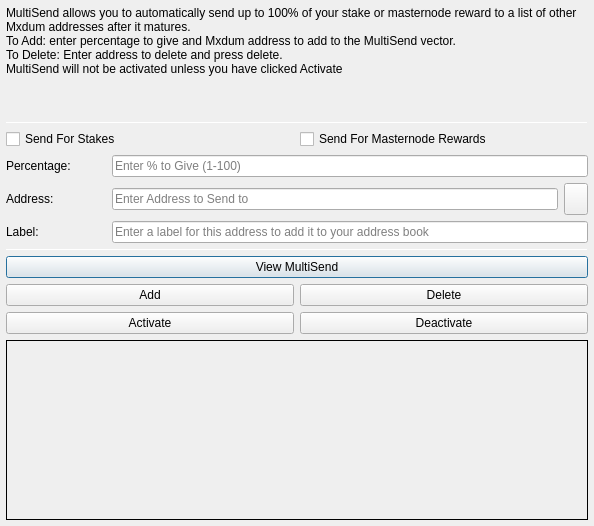
<?xml version="1.0" encoding="UTF-8"?>
<ui version="4.0">
 <class>MultiSendDialog</class>
 <widget class="QDialog" name="MultiSendDialog">
  <property name="windowModality">
   <enum>Qt::NonModal</enum>
  </property>
  <property name="geometry">
   <rect>
    <x>0</x>
    <y>0</y>
    <width>594</width>
    <height>526</height>
   </rect>
  </property>
  <property name="windowTitle">
   <string>MultiSend</string>
  </property>
  <layout class="QVBoxLayout" name="verticalLayout" stretch="0">
   <property name="leftMargin">
    <number>6</number>
   </property>
   <property name="topMargin">
    <number>6</number>
   </property>
   <property name="rightMargin">
    <number>6</number>
   </property>
   <property name="bottomMargin">
    <number>6</number>
   </property>
   <item>
    <layout class="QVBoxLayout" name="verticalLayout_Main" stretch="1,1,1,0,1,1,1">
     <item>
      <widget class="QLabel" name="label_2">
       <property name="lineWidth">
        <number>1</number>
       </property>
       <property name="text">
        <string>MultiSend allows you to automatically send up to 100% of your stake or masternode reward to a list of other Mxdum addresses after it matures.
To Add: enter percentage to give and Mxdum address to add to the MultiSend vector.
To Delete: Enter address to delete and press delete.
MultiSend will not be activated unless you have clicked Activate</string>
       </property>
       <property name="alignment">
        <set>Qt::AlignLeading|Qt::AlignLeft|Qt::AlignTop</set>
       </property>
       <property name="wordWrap">
        <bool>true</bool>
       </property>
      </widget>
     </item>
     <item>
      <widget class="Line" name="line">
       <property name="minimumSize">
        <size>
         <width>0</width>
         <height>1</height>
        </size>
       </property>
       <property name="maximumSize">
        <size>
         <width>16777215</width>
         <height>1</height>
        </size>
       </property>
       <property name="orientation">
        <enum>Qt::Horizontal</enum>
       </property>
      </widget>
     </item>
     <item>
      <layout class="QVBoxLayout" name="verticalLayout_Settings">
       <item>
        <layout class="QHBoxLayout" name="horizontalLayout">
         <item>
          <widget class="QCheckBox" name="multiSendStakeCheckBox">
           <property name="text">
            <string>Send For Stakes</string>
           </property>
          </widget>
         </item>
         <item>
          <widget class="QCheckBox" name="multiSendMasternodeCheckBox">
           <property name="text">
            <string>Send For Masternode Rewards</string>
           </property>
          </widget>
         </item>
        </layout>
       </item>
       <item>
        <layout class="QHBoxLayout" name="horizontalLayout_6">
         <item>
          <widget class="QLabel" name="label">
           <property name="minimumSize">
            <size>
             <width>100</width>
             <height>0</height>
            </size>
           </property>
           <property name="toolTip">
            <string>Percentage of stake to send</string>
           </property>
           <property name="text">
            <string>Percentage:</string>
           </property>
          </widget>
         </item>
         <item>
          <widget class="QLineEdit" name="multiSendPercentEdit">
           <property name="toolTip">
            <string>Enter whole numbers 1 - 100</string>
           </property>
           <property name="placeholderText">
            <string>Enter % to Give (1-100)</string>
           </property>
          </widget>
         </item>
        </layout>
       </item>
       <item>
        <layout class="QHBoxLayout" name="horizontalLayout_7">
         <item>
          <widget class="QLabel" name="label_5">
           <property name="minimumSize">
            <size>
             <width>100</width>
             <height>0</height>
            </size>
           </property>
           <property name="toolTip">
            <string>Address to send portion of stake to</string>
           </property>
           <property name="text">
            <string>Address:</string>
           </property>
          </widget>
         </item>
         <item>
          <widget class="QLineEdit" name="multiSendAddressEdit">
           <property name="toolTip">
            <string/>
           </property>
           <property name="placeholderText">
            <string>Enter Address to Send to</string>
           </property>
          </widget>
         </item>
         <item>
          <widget class="QToolButton" name="addressBookButton">
           <property name="maximumSize">
            <size>
             <width>16777215</width>
             <height>32</height>
            </size>
           </property>
           <property name="toolTip">
            <string>Choose an address from the address book</string>
           </property>
           <property name="text">
            <string/>
           </property>
           <property name="icon">
            <iconset resource="../mxdum.qrc">
             <normaloff>:/icons/address-book</normaloff>:/icons/address-book</iconset>
           </property>
           <property name="shortcut">
            <string>Alt+A</string>
           </property>
          </widget>
         </item>
        </layout>
       </item>
      </layout>
     </item>
     <item>
      <layout class="QHBoxLayout" name="horizontalLayout_3">
       <item>
        <widget class="QLabel" name="label_3">
         <property name="minimumSize">
          <size>
           <width>100</width>
           <height>0</height>
          </size>
         </property>
         <property name="text">
          <string>Label:</string>
         </property>
        </widget>
       </item>
       <item>
        <widget class="QLineEdit" name="labelAddressLabelEdit">
         <property name="placeholderText">
          <string>Enter a label for this address to add it to your address book</string>
         </property>
        </widget>
       </item>
      </layout>
     </item>
     <item>
      <widget class="Line" name="line_2">
       <property name="minimumSize">
        <size>
         <width>0</width>
         <height>1</height>
        </size>
       </property>
       <property name="maximumSize">
        <size>
         <width>16777215</width>
         <height>1</height>
        </size>
       </property>
       <property name="orientation">
        <enum>Qt::Horizontal</enum>
       </property>
      </widget>
     </item>
     <item>
      <layout class="QVBoxLayout" name="verticalLayout_Buttons">
       <item>
        <layout class="QHBoxLayout" name="horizontalLayout_4">
         <item>
          <widget class="QPushButton" name="viewButton">
           <property name="toolTip">
            <string/>
           </property>
           <property name="statusTip">
            <string>View MultiSend Vector</string>
           </property>
           <property name="text">
            <string>View MultiSend</string>
           </property>
          </widget>
         </item>
        </layout>
       </item>
       <item>
        <layout class="QHBoxLayout" name="horizontalLayout_2">
         <item>
          <widget class="QPushButton" name="addButton">
           <property name="toolTip">
            <string/>
           </property>
           <property name="statusTip">
            <string>Add to MultiSend Vector</string>
           </property>
           <property name="text">
            <string>Add</string>
           </property>
          </widget>
         </item>
         <item>
          <widget class="QPushButton" name="deleteButton">
           <property name="toolTip">
            <string/>
           </property>
           <property name="statusTip">
            <string>Delete Address From MultiSend Vector</string>
           </property>
           <property name="text">
            <string>Delete</string>
           </property>
          </widget>
         </item>
        </layout>
       </item>
       <item>
        <layout class="QHBoxLayout" name="horizontalLayout_5">
         <item>
          <widget class="QPushButton" name="activateButton">
           <property name="statusTip">
            <string>Activate MultiSend</string>
           </property>
           <property name="text">
            <string>Activate</string>
           </property>
          </widget>
         </item>
         <item>
          <widget class="QPushButton" name="disableButton">
           <property name="statusTip">
            <string>Deactivate MultiSend</string>
           </property>
           <property name="text">
            <string>Deactivate</string>
           </property>
          </widget>
         </item>
        </layout>
       </item>
      </layout>
     </item>
     <item>
      <widget class="QLabel" name="message">
       <property name="minimumSize">
        <size>
         <width>0</width>
         <height>180</height>
        </size>
       </property>
       <property name="frameShape">
        <enum>QFrame::Panel</enum>
       </property>
       <property name="frameShadow">
        <enum>QFrame::Plain</enum>
       </property>
       <property name="lineWidth">
        <number>1</number>
       </property>
       <property name="midLineWidth">
        <number>1</number>
       </property>
       <property name="text">
        <string/>
       </property>
       <property name="alignment">
        <set>Qt::AlignLeading|Qt::AlignLeft|Qt::AlignTop</set>
       </property>
       <property name="wordWrap">
        <bool>true</bool>
       </property>
      </widget>
     </item>
    </layout>
   </item>
  </layout>
 </widget>
 <resources>
  <include location="../mxdum.qrc"/>
 </resources>
 <connections/>
</ui>
